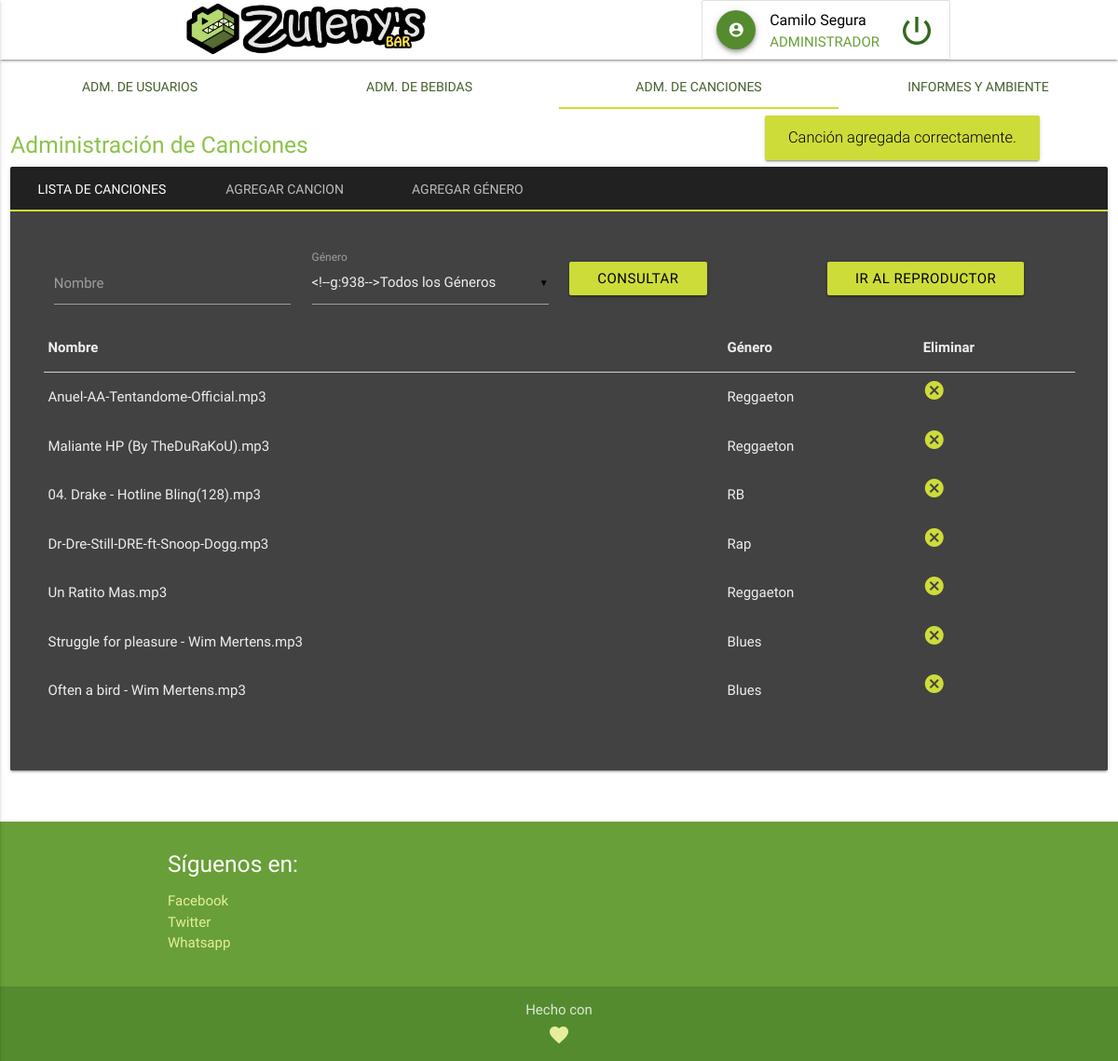
The app's page /admin.php?tab=3&subtab=1&msg=10 (signed in) with its own data.
### tables this page shows
CREATE TABLE `lista_canciones` (
  `id_cancion` int(11) NOT NULL,
  `cancion` varchar(200) NOT NULL,
  `genre` varchar(100) NOT NULL
);

CREATE TABLE `genero_canciones` (
  `id` int(11) NOT NULL,
  `genero` varchar(15) NOT NULL
);

### admin/manage_users.php (the view, shortened to what this page needs)
<body class="white">
</body>

### admin/manage_music.php (shortened to what this page needs)
<?php
include(__DIR__ . '/../connection.php');
if(isset($_SESSION["auth"])) {
    if($_SESSION["auth"] == "SIx3") {
        $mysqli = new mysqli($host, $user, $pw, $db);
    } else header('Location: index.php');
} else header('Location: index.php');
?>
<body class="white">
    <div class="row">
        <div class="col s12">
            <h5 class="light-green-text left-align" style="margin-top:25px;">Administración de Canciones</h5>
            <div class="card grey darken-4">
                <div class="card-tabs">
                    <ul class="tabs tabs-transparent">
                    <li class="tab col s2"><a class="active" href="#list_song" class="">Lista de canciones</a></li>
                    <li class="tab col s2"><a href="#new_song">Agregar cancion</a></li>
                    <li class="tab col s2"><a href="#new_genre">Agregar género</a></li>
                    <li class="indicator" style="left: 85px; right: 85px;"></li></ul>
                </div>
                <div class="card-content grey darken-3 grey-text text-lighten-3">
                    <div id="list_song" class="active" style="display: block;">
<div id="responsive" class="section scrollspy">
    <div class="row">
        <div class="col s12">
            <form action="admin.php?tab=3" method="POST">
                <div class="input-field col s3">
                    <input id="cancion_name" name="cancion_name" type="text" class="validate">
                    <label for="cancion_name">Nombre</label>
                </div>
                <div class="input-field col s3">
                    <label>Género</label>
                </div>
                <div class="col s3">
                    <button class="btn waves-effect waves-light btn-small lime black-text" type="submit" style="margin-top: 15px;">Consultar</button>
                </div>
            </form>
            <form action="../bar/player/index.php" target="_blank">
                <div class="col s3" >
                    <button class="btn waves-effect waves-light btn-small lime black-text" type="submit" style="margin-top: 15px;">Ir al reproductor</button>
                </div>
            </form>
        </div>
        <div class="col s12">
            <table class="responsive-table">
                <thead>
                    <tr>
                      <th>Nombre</th>
                      <th>Género</th>
                      <th>Eliminar</th>
                    </tr>
                </thead>
                <tbody>
                <?php
                    if ((isset($_POST["sent12"]))) {
                      $cancion_genre = $_POST["cancion_genre"];
                      $cancion_name = $_POST["cancion_name"];
                      $sql1 = "SELECT * from lista_canciones order by id_cancion";
                      if (($cancion_genre == "0") and ($cancion_name == "")) {
                          $sql1 = "SELECT * from lista_canciones ";
                      }
                      if (($cancion_genre != "0") and ($cancion_name == "")) {
                           $sql1 = "SELECT * from lista_canciones where genre='$cancion_genre'";
                      }
                      if (($cancion_genre == "0") and ($cancion_name != "")) {
                          $sql1 = "SELECT * from lista_canciones where cancion LIKE '%$cancion_name%' order by id_cancion";
                      }
                      if (($cancion_genre != "0") and ($cancion_name != "")) {
                          $sql1 = "SELECT * from lista_canciones where cancion LIKE '%$cancion_name%' and genre='$cancion_genre'";
                      }
                  } else $sql1 = "SELECT * from lista_canciones order by id_cancion";
                  $result1 = $mysqli->query($sql1);
                  while($row1 = $result1->fetch_assoc()) {
                     $genero = $row1['genre'];
                    $gener_name = $row1['cancion'];
                    $id=$row1['id_cancion'];
                ?>
                    <tr>
                        <td><?php echo $gener_name; ?></td>
                        <td>
                            <?php
                                $sql_genre_id = "SELECT * from genero_canciones where id='$genero'";
                                $result_genre_id = $mysqli->query($sql_genre_id);
                                $row_genre_id = $result_genre_id->fetch_array();
                                echo $row_genre_id[1];
                            ?>
                        </td>
                        <td><a href="admin/delete_music.php?id=<?php echo $id; ?>">
                        <i class="material-icons lime-text" style="margin-top:-10px;">cancel</i></a></td> </tr>
                <?php
                    }
                ?>
              </tbody>
            </table>
        </div>
    </div>
</div>
                    </div>
                </div>
            </div>
        </div>
    </div>
</body>

### styles.css (style rules this page uses)
.tabs .indicator { background-color: #CDDC39 !important; }
.tabs .tab a.active { color: #465F2D; }
.tabs .tab a { color: #465F2D; }

### records on screen
lista_canciones: cancion "Anuel-AA-Tentandome-Official.mp3", genero_canciones.genero "Reggaeton"
lista_canciones: cancion "Maliante HP (By TheDuRaKoU).mp3", genero_canciones.genero "Reggaeton"
lista_canciones: cancion "04. Drake - Hotline Bling(128).mp3", genero_canciones.genero "RB"
lista_canciones: cancion "Dr-Dre-Still-DRE-ft-Snoop-Dogg.mp3", genero_canciones.genero "Rap"
lista_canciones: cancion "Un Ratito Mas.mp3", genero_canciones.genero "Reggaeton"
lista_canciones: cancion "Struggle for pleasure - Wim Mertens.mp3", genero_canciones.genero "Blues"
lista_canciones: cancion "Often a bird - Wim Mertens.mp3", genero_canciones.genero "Blues"

### other values on screen
$_SESSION["person_name"] "Camilo Segura"
$_SESSION["user_type"] "ADMINISTRADOR"
